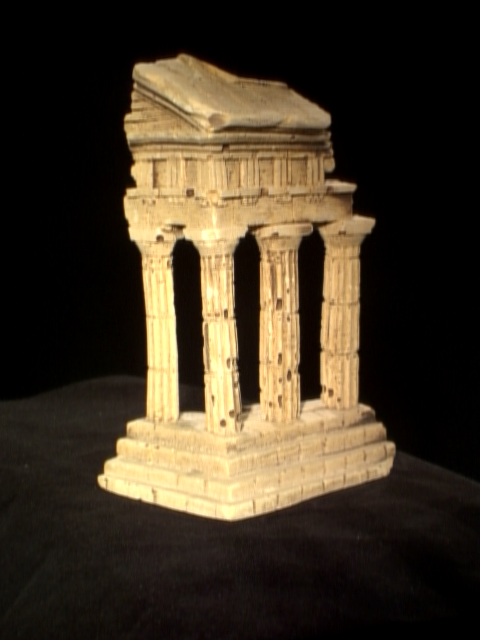
#> input picture TTK4255 - Robotsyn/Project/pointcloud/oving6/im1.png, 480 x 640 px
$ python pointcloud.py
#> lines starting #> are read from the running program, lines starting #| are printed output that depends on the picture
### TTK4255 - Robotsyn/Project/pointcloud/SIFT.py
import numpy as np
import cv2
from matplotlib import pyplot as plt

def keypointAndDescriptor(img, nfeatures=0, mask = None):
    """
    Get list of keypoints and descriptors from an image
    Args:
        img:        Image (cv2.imread())
        nfeatures:  Number of features to use in image
    Returns:
        kp:         List of keypoints
        des:        List of descriptors
    """
    sift = cv2.xfeatures2d.SIFT_create(nfeatures=nfeatures)
    kp, des = sift.detectAndCompute(img, mask)

    return kp, des

def flannMatches2D2D(query_kp, train_kp, query_des, train_des):
    """
    Get list of point matches between two images
    Args:
        query_kp:    Keypoints from query image
        train_kp:    Keypoints from training image
        query_des:   Descriptors from query image
        train_des:   Descriptors from training image
    Returns:
        query_pts:      np.array of points in query image
        train_pts:      np.array of corresponding points in training image
        matches:        Raw array of matches from FLANN
        matches_mask:   Mask of good matches by Lowe's ratio test
    """
    FLANN_INDEX_KDTREE = 1
    index_params = dict(algorithm = FLANN_INDEX_KDTREE, trees = 5)
    search_params = dict(checks=50)

    flann = cv2.FlannBasedMatcher(index_params, search_params)
    matches = flann.knnMatch(query_des, train_des, k=2)

    # List of point matches
    query_pts = []
    train_pts = []

    # Need to draw only good matches, so create a mask
    matches_mask = [[0,0] for i in range(len(matches))]
    # ratio test as per Lowe's paper
    for i,(m,n) in enumerate(matches):
        if m.distance < 0.7*n.distance:
            matches_mask[i]=[1,0]

            # Append points
            query_pts.append(query_kp[m.queryIdx].pt)
            train_pts.append(train_kp[m.trainIdx].pt)

    return np.asarray(query_pts), np.asarray(train_pts), matches, matches_mask

def flannMatches3D2D(query_kp, query_des, train_model, train_des):
    """
    Get list of point matches between a 3D model and 2D image
    Args:
        query_kp:      Keypoints from query image
        query_des:     Descriptors from query image
        train_model:   np.array (nx3) of 3D points (X,Y,Z) in pointcloud
        train_des:     np.array (nxm) of corresponding descriptors for each point in pointcloud
    Returns:
        query_pts:      np.array of points in 3D model
        train_pts:      np.array of corresponding points in 2D image
        matches:        Raw array of matches from FLANN
        matches_mask:   Mask of good matches by Lowe's ratio test
    """
    FLANN_INDEX_KDTREE = 1
    index_params = dict(algorithm = FLANN_INDEX_KDTREE, trees = 5)
    search_params = dict(checks=50)

    flann = cv2.FlannBasedMatcher(index_params, search_params)
    matches = flann.knnMatch(query_des, train_des, k=2)

    # List of point matches
    query_pts = []
    train_pts = []

    # Need to draw only good matches, so create a mask
    matches_mask = [[0,0] for i in range(len(matches))]
    # ratio test as per Lowe's paper
    for i,(m,n) in enumerate(matches):
        if m.distance < 0.7*n.distance:
            matches_mask[i]=[1,0]

            # Append points
            query_pts.append(query_kp[m.queryIdx].pt)
            train_pts.append(train_model[m.trainIdx,:])

    return np.asarray(query_pts), np.asarray(train_pts), matches, matches_mask


def drawMatches(img1, img2, kp1, kp2, matches, matches_mask):
    """
    Draws a pyplot of matches between two images
    Args:
        img1:           Image 1 (cv2.imread())
        img2:           Image 2 (cv2.imread())
        kp1:            Keypoints from image 1
        kp2:            Keypoints from image 2
        matches:        List of matches (output from flann.knnMatch())
        matches_mask:   Mask of matches from Lowe's ratio test
    """
    draw_params = dict(matchColor = (0,255,0),
                singlePointColor = (255,0,0),
                matchesMask = matches_mask,
                flags = 0)
    img = cv2.drawMatchesKnn(img1,kp1,img2,kp2,matches,None,**draw_params)
    plt.imshow(img),plt.show()

### TTK4255 - Robotsyn/Project/pointcloud/util.py
import numpy as np
import matplotlib.pyplot as plt
import cv2

def camera_matrices(K1, K2, R, t):
    """ Computes the projection matrix for camera 1 and camera 2.

    Args:
        K1,K2: Intrinsic matrix for camera 1 and camera 2.
        R,t: The rotation and translation mapping points in camera 1 to points in camera 2.

    Returns:
        P1,P2: The projection matrices with shape 3x4.
    """

    P1 = K1@np.array([[1,0,0,0],[0,1,0,0],[0,0,1,0]])
    P2 = K2@np.column_stack((R, t))
    return P1, P2

# [98 lines left out: functions eight_point, closest_fundamental_matrix, normalize_points, not called in this run]

def choose_solution(uv1, uv2, K1, K2, Rts):
    """
    Chooses among the rotation and translation solutions Rts
    the one which gives the most points in front of both cameras.
    """

    n = len(uv1)
    best = (0, 0)
    for i, (R,t) in enumerate(Rts):
        P1,P2 = camera_matrices(K1, K2, R, t)
        X1 = np.array([linear_triangulation(uv1[j], uv2[j], P1, P2) for j in range(n)])
        X2 = X1 @ R.T + t
        visible = np.logical_and(X1[:,2] > 0, X2[:,2] > 0)
        num_visible = np.sum(visible)
        if num_visible > best[1]:
            best = (i, num_visible)
    print('Choosing solution %d (%d points visible)' % (best[0], best[1]))
    return Rts[best[0]]


# [35 lines left out: functions essential_from_fundamental, motion_from_essential, not called in this run]

def epipolar_match(I1, I2, F, uv1):
    """
    For each point in uv1, finds the matching point in image 2 by
    an epipolar line search.

    Args:
        I1:  (H x W matrix) Grayscale image 1
        I2:  (H x W matrix) Grayscale image 2
        F:   (3 x 3 matrix) Fundamental matrix mapping points in image 1 to lines in image 2
        uv1: (n x 2 array) Points in image 1

    Returns:
        uv2: (n x 2 array) Best matching points in image 2.
    """
    w = 10
    uv2 = np.zeros(uv1.shape)
    for i, (u1,v1) in enumerate(uv1):
        if u1 < w or v1 < w or u1 > I1.shape[1]-w or v1 > I1.shape[0]-w:
            continue
        l = F@np.array((u1,v1,1))
        W1 = I1[int(v1)-w:int(v1)+w+1, int(u1)-w:int(u1)+w+1]
        best_err = np.inf
        best_u2 = w
        for u2 in range(w, I2.shape[1]-w):
            v2 = int(round(-(l[2] + u2*l[0])/l[1]))
            if v2 < w or v2 >= I2.shape[0]-w:
                continue
            W2 = I2[v2-w:v2+w+1, u2-w:u2+w+1]
            err = np.sum(np.absolute(W1 - W2))
            if err < best_err:
                best_err = err
                best_u2 = u2

        uv2[i,0] = best_u2
        uv2[i,1] = -(l[2] + best_u2*l[0])/l[1]
    return uv2


def linear_triangulation(uv1, uv2, P1, P2):
    """
    Compute the 3D position of a single point from 2D correspondences.

    Args:
        uv1:    2D projection of point in image 1.
        uv2:    2D projection of point in image 2.
        P1:     Projection matrix with shape 3 x 4 for image 1.
        P2:     Projection matrix with shape 3 x 4 for image 2.

    Returns:
        X:      3D coordinates of point in the camera frame of image 1.
                (not homogeneous!)

    See HZ Ch. 12.2: Linear triangulation methods (p312)
    """

    A = np.empty((4,4))
    A[0,:] = uv1[0]*P1[2,:] - P1[0,:]
    A[1,:] = uv1[1]*P1[2,:] - P1[1,:]
    A[2,:] = uv2[0]*P2[2,:] - P2[0,:]
    A[3,:] = uv2[1]*P2[2,:] - P2[1,:]
    U,s,VT = np.linalg.svd(A)
    X = VT[3,:]
    return X[:3]/X[3]

def getTransformation(R, t):
    T = np.concatenate((R, t), axis=1)
    T = np.concatenate((T, np.array([[0,0,0,1]])), axis=0)

    return T

# [82 lines left out: functions draw_line, rgb2gray, show_point_matches, show_point_cloud, not called in this run]

def draw_frame(ax, T, scale = 0.1):
    """
    Draws a coordinate-frame with translation/rotation T from origin
    Args:
        ax:     3D pyplot to plot frame in
        T:      4x4 homogeneous transformation [R|t]
        scale:  Size of frame
    """
    center = T @ np.array([0,0,0,1])
    x = T @ np.array([scale,0,0,1])
    z = T @ np.array([0,scale,0,1])
    y = T @ np.array([0,0,scale,1])

    ax.plot([center[0], x[0]], [center[1], x[1]],[center[2], x[2]], color='#cc4422')
    ax.plot([center[0], y[0]], [center[1], y[1]],[center[2], y[2]], color='#11ff33')
    ax.plot([center[0], z[0]], [center[1], z[1]],[center[2], z[2]], color='#3366ff')

# [10 lines left out: function draw_origin, not called in this run]

### TTK4255 - Robotsyn/Project/pointcloud/pointcloud.py
import sys
sys.path.append("../pointcloud")

# External libraries
import numpy as np
import cv2
from matplotlib import pyplot as plt
from mpl_toolkits import mplot3d

# Own libraries
import SIFT as sift
from read_write_model import read_model
import util

### Read from files ###
img1 = cv2.imread('oving6/im1.png',0)  # queryImage
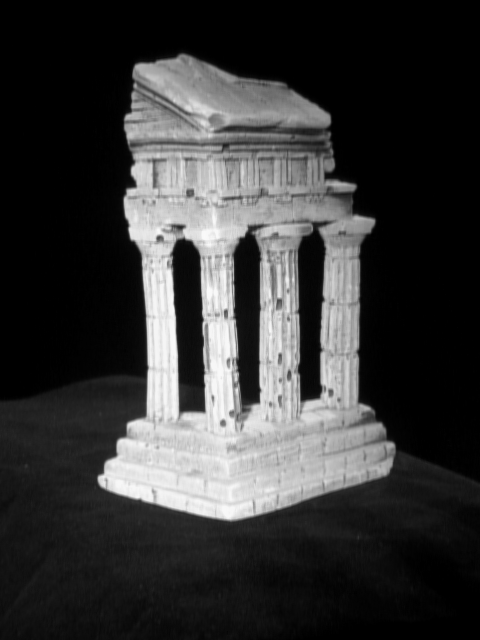
#> img1: shape (640, 480); min 0, max 250, mean 55
img2 = cv2.imread('oving6/im2.png',0)  # trainImage
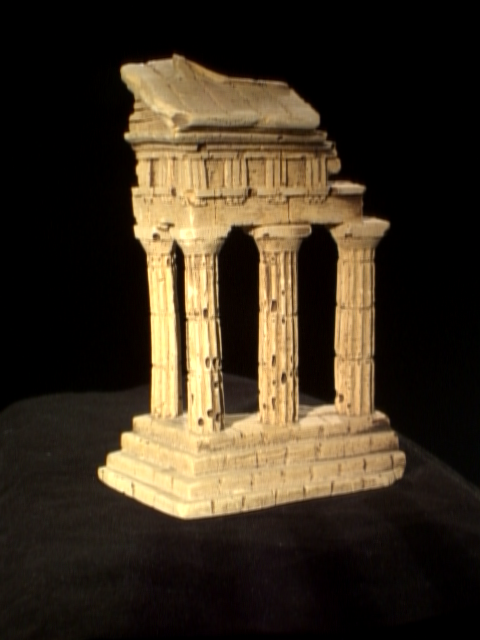
#> input picture TTK4255 - Robotsyn/Project/pointcloud/oving6/im2.png, 480 x 640 px
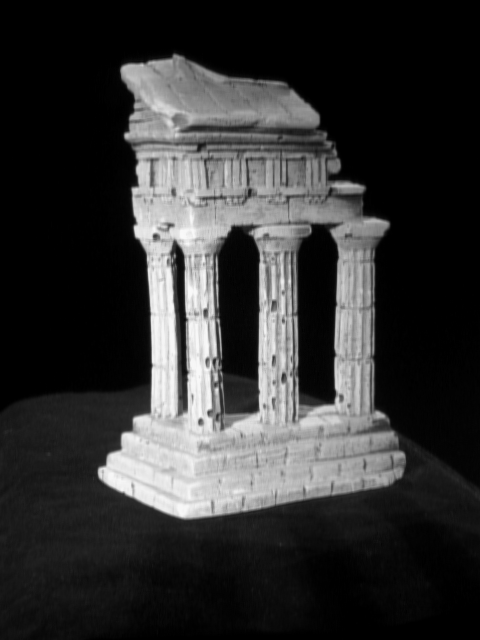
#> img2: shape (640, 480); min 0, max 249, mean 50.5

K1 = np.loadtxt('oving6/K1.txt')
K2 = np.loadtxt('oving6/K2.txt')

### Generate keypoints and descriptors ###
sift_kp1, sift_des1 = sift.keypointAndDescriptor(img1, nfeatures=1500)
#> in keypointAndDescriptor, `kp, des = sift.detectAndCompute(img, mask)`: kp = 935 keypoints; strongest (x, y, size): (192, 395, 21.3), (249, 390, 18.5), (310, 387, 17.3), (223, 447, 132.1)
#> sift_kp1 has the same summary as kp in keypointAndDescriptor
sift_kp2, sift_des2 = sift.keypointAndDescriptor(img2, nfeatures=1500)
#> in keypointAndDescriptor (call 2), `kp, des = sift.detectAndCompute(img, mask)`: kp = 960 keypoints; strongest (x, y, size): (176, 461, 88.6), (237, 258, 32.7), (315, 380, 29.1), (178, 257, 12.9)
#> sift_kp2 has the same summary as kp in keypointAndDescriptor

### Generate matches between images ###
sift_pts1, sift_pts2, sift_matches, sift_matches_mask = sift.flannMatches2D2D(sift_kp1, sift_kp2, sift_des1, sift_des2)
#> in flannMatches2D2D, `matches = flann.knnMatch(query_des, train_des, k=2)`: matches = 935 matches
#> in flannMatches2D2D, `matches_mask = [[0,0] for i in range(len(matches))]`: matches_mask = 935 pairs, first value 0 to 0, second value 0 to 0
#> after the loop in flannMatches2D2D, `for i,(m,n) in enumerate(matches):`: matches_mask = 935 pairs, first value 0 to 1, second value 0 to 0; query_pts = 241 pairs, first value 111.8 to 384.9, second value 54.02 to 510.9; train_pts = 241 pairs, first value 116 to 396.8, second value 53.43 to 511.3
#> sift_pts1 has the same summary as query_pts in flannMatches2D2D; sift_pts2 has the same summary as train_pts in flannMatches2D2D; sift_matches = 935 matches; sift_matches_mask = 935 pairs, first value 0 to 1, second value 0 to 0

sift.drawMatches(img1, img2, sift_kp1, sift_kp2, sift_matches, sift_matches_mask)
#> in drawMatches, `draw_params = dict(matchColor = (0,255,0), singlePointColor = (255,0,0..`: draw_params = 4 items
#> in drawMatches, `img = cv2.drawMatchesKnn(img1,kp1,img2,kp2,matches,None,**draw_params)`:
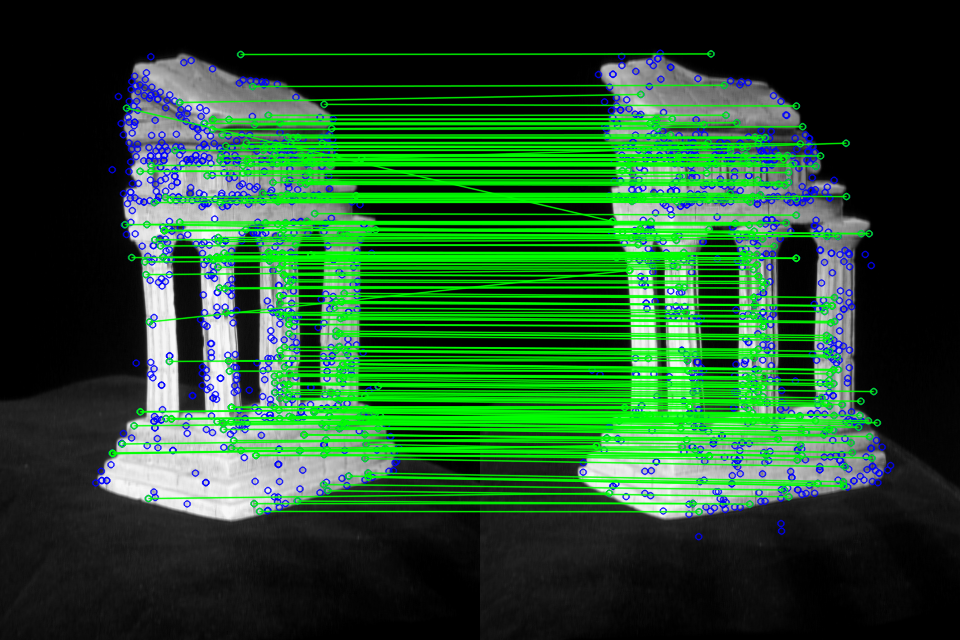
#> img: shape (640, 960, 3); mean of channels 0, 1, 2 42.3, 80, 34.5; drawn as B, G, R

### Get fundamental matrix ###
sift_pts1 = np.int32(sift_pts1)
#> sift_pts1 = 241 pairs, first value 111 to 384, second value 54 to 510
sift_pts2 = np.int32(sift_pts2)
#> sift_pts2 = 241 pairs, first value 115 to 396, second value 53 to 511

F, mask = cv2.findFundamentalMat(sift_pts1, sift_pts2, cv2.FM_RANSAC, ransacReprojThreshold=0.05, confidence=0.99999)
#> F = [[2.68e-06, 7.17e-05, -0.0248], [-5.41e-06, -6.09e-06, -0.404], [0.0164, 0.393, 1]]; mask = 241 values, max 1 at index 14, min 0 at index 0, mean 0.129

# Choose only inlier points from fundemental mask
sift_pts1 = sift_pts1[mask.ravel()==1]
#> sift_pts1 = 31 pairs, first value 147 to 340, second value 54 to 503
sift_pts2 = sift_pts2[mask.ravel()==1]
#> sift_pts2 = 31 pairs, first value 128 to 349, second value 53 to 503

uv1 = sift_pts1
#> uv1 has the same summary as sift_pts1
uv2 = sift_pts2
#> uv2 has the same summary as sift_pts2

### Get camera projection matrices P=K[R|t] ###
H, mask = cv2.findHomography(sift_pts1, sift_pts2, method=0)
#> H = [[0.862, 0.016, -7.09], [-0.134, 0.918, 29.97], [-0.000463, 5.77e-05, 1]]; mask = 31 values, max 1 at index 10, min 0 at index 0, mean 0.323
n, Rs, Ts, Ns = cv2.decomposeHomographyMat(H, K1)
#> n = 4; Ts = ([0.756, -0.101, -0.252], [-0.756, 0.101, 0.252], [0.111, -0.00967, -0.795], [-0.111, 0.00967, 0.795]); Ns = ([0.475, -0.0534, -0.878], [-0.475, 0.0534, 0.878], [0.992, -0.123, 0.0399], [-0.992, 0.123, -0.0399])

Rts = [(Rs[0],np.squeeze(Ts[0].T)), (Rs[1],np.squeeze(Ts[1].T)), (Rs[2],np.squeeze(Ts[2].T)), (Rs[3],np.squeeze(Ts[3].T))]
R,t = util.choose_solution(sift_pts1, sift_pts2, K1, K2, Rts)
#> in choose_solution, `n = len(uv1)`: n = 31
#> the loop in choose_solution, `for i, (R,t) in enumerate(Rts):` made 4 passes
#> (t, num_visible, best) on pass 2: ([-0.756, 0.101, 0.252], 31, (1, 31))
#> (t, num_visible) on passes 1, 3, 4: ([0.756, -0.101, -0.252], 0), ([0.111, -0.00967, -0.795], 22), ([-0.111, 0.00967, 0.795], 9)
#| Choosing solution 1 (31 points visible)
#> R = [[0.751, 0.0387, 0.659], [0.0264, 0.996, -0.0886], [-0.66, 0.084, 0.747]]; t = [-0.756, 0.101, 0.252]
P1,P2 = util.camera_matrices(K1, K2, R, t)
#> P2 = [[942.6, 84.27, 1227.8, -1072.9], [-122.5, 1540.1, 49.14, 216.6], [-0.66, 0.084, 0.747, 0.252]]

### Epipolar matching ###
uv1 = np.array([sift_kp1[i].pt for i in range(len(sift_kp1))])
#> uv1 = 935 pairs, first value 95.29 to 398.3, second value 54.02 to 510.9
uv2 = util.epipolar_match(img1, img2, F, uv1)
#> the loop in epipolar_match, `for i, (u1,v1) in enumerate(uv1):` made 935 passes
#> (u1, v1) on passes 10 to 12: (111.8, 452.6), (112.4, 453.1), (112.4, 453.1)
#> pass 1, in epipolar_match, `W1 = I1[int(v1)-w:int(v1)+w+1, int(u1)-w:int(u1)+w+1]`:
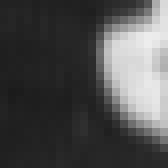
#> W1: shape (21, 21) (shown 8 times larger); min 27, max 237, mean 78.6
#> pass 3, in epipolar_match, `W1 = I1[int(v1)-w:int(v1)+w+1, int(u1)-w:int(u1)+w+1]`:
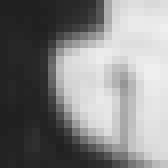
#> W1: shape (21, 21) (shown 8 times larger); min 30, max 240, mean 131.2

### Triangulate to generate 3D points ###
n = len(uv1)
X = np.array([util.linear_triangulation(uv1[i], uv2[i], P1, P2) \
    for i in range(n)])

pointcloud = (X, sift_des1)
print(X.shape)
#| (935, 3)
print(sift_des1.shape)
#| (935, 128)
### 3D to 2D matching ###
pts_img, pts3D, _, _ = sift.flannMatches3D2D(sift_kp2, sift_des2, pointcloud[0], pointcloud[1])

### Pose estimation ###
#success, rot_vec, translation, inliers = cv2.solvePnPRansac(pts3D, pts_img, K2, None) # Using (X, uv2, K2, none) works better tho ..?
success, rot_vec, translation = cv2.solvePnP(pts3D, pts_img, K2, None)

# Shuffle terms so they coincide with our coordinate system
rot_vec = np.array([rot_vec[0], rot_vec[2], rot_vec[1]])
R,_ = cv2.Rodrigues(rot_vec)

translation = np.array([-translation[0], translation[2], -translation[1]])

### Conversion to transformation matrix T = [R|t] ###
T = util.getTransformation(R, translation)

### Plotting ###
OFFSET = 0.5 + 3
xlim = [min(X[:,0])-OFFSET,max(X[:,0])+OFFSET]
ylim = [min(X[:,1])-OFFSET,max(X[:,1])+OFFSET]
zlim = [min(X[:,2])-OFFSET,max(X[:,2])+OFFSET]

plt.figure(figsize=(6,6))
ax = plt.axes(projection='3d')

ax.plot(X[:,0], X[:,2], X[:,1], '.', markersize=1)
util.draw_frame(ax, np.eye(4))
util.draw_frame(ax, T)

ax.set_xlim(xlim)
ax.set_ylim(zlim)
ax.set_zlim([ylim[1], ylim[0]])
ax.set_xlabel('x')
ax.set_zlabel('y')
ax.set_ylabel('z')
plt.show()
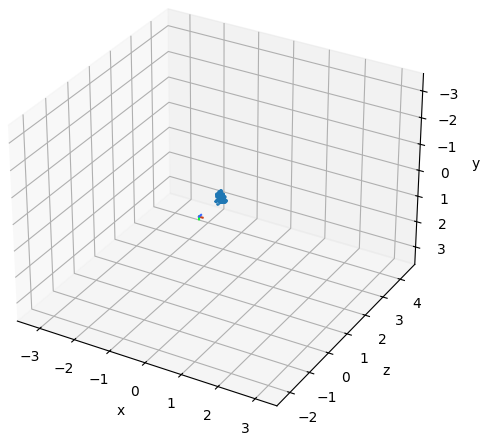
#> figure drawn by matplotlib, 1 panel
